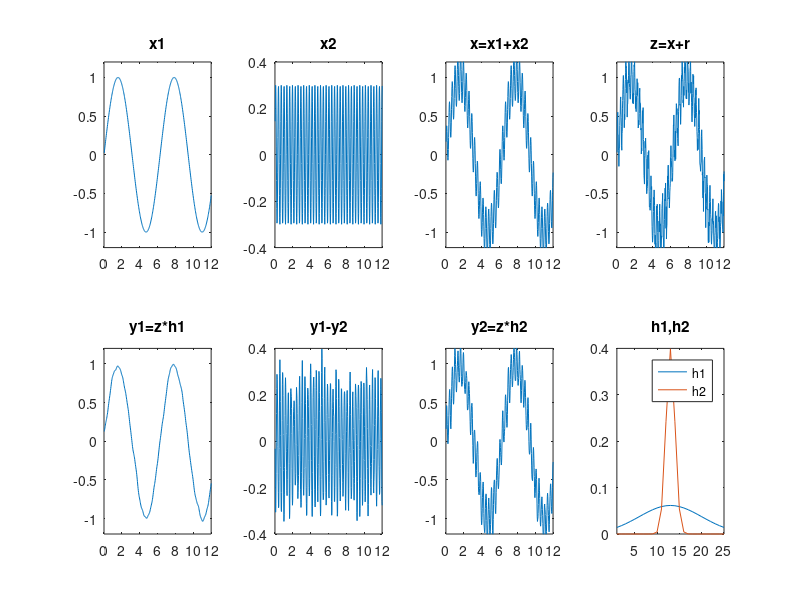

The MATLAB source for this figure:
% Ejemplo Animado de Convolucion 1D
%
% z(t) = suma de dos frecuencias mas ruido gaussiano
% se pretende encontrar cada una de las frecuencias sin ruido
%
% D.Mery, PUC-DCC, Septiembre 2009
% http://dmery.ing.puc.cl

close all
N = 1000;
t = (1:N)/N*8*pi;
x1 = sin(t);
x2 = 0.3*sin(20*t);
x = x1+x2;
r = randn(1,N)*0.1;
m = 25;
h1 = fspecial('gaussian',[1 m],7);
h2 = fspecial('gaussian',[1 m],1);
ax1 = [0 12 -1.2 1.2];
ax2 = [0 12 -0.4 0.4];
subplot(2,4,1);plot(t,x1);title('x1');axis(ax1)
subplot(2,4,2);plot(t,x2);title('x2');axis(ax2)
subplot(2,4,3);plot(t,x);title('x=x1+x2');axis(ax1)
z = x+r;
subplot(2,4,4);plot(t,z);title('z=x+r');axis(ax1)
y1 = conv2(z,h1,'same');
y2 = conv2(z,h2,'same');
subplot(2,4,7);plot(t,y2);title('y2=z*h2');axis(ax1)
subplot(2,4,5);plot(t,y1);title('y1=z*h1');axis(ax1)
subplot(2,4,6);plot(t,y1-y2);title('y1-y2');axis(ax2)
subplot(2,4,8);plot([h1' h2']);title('h1,h2');axis([1 m 0 0.4]);legend('h1','h2');

